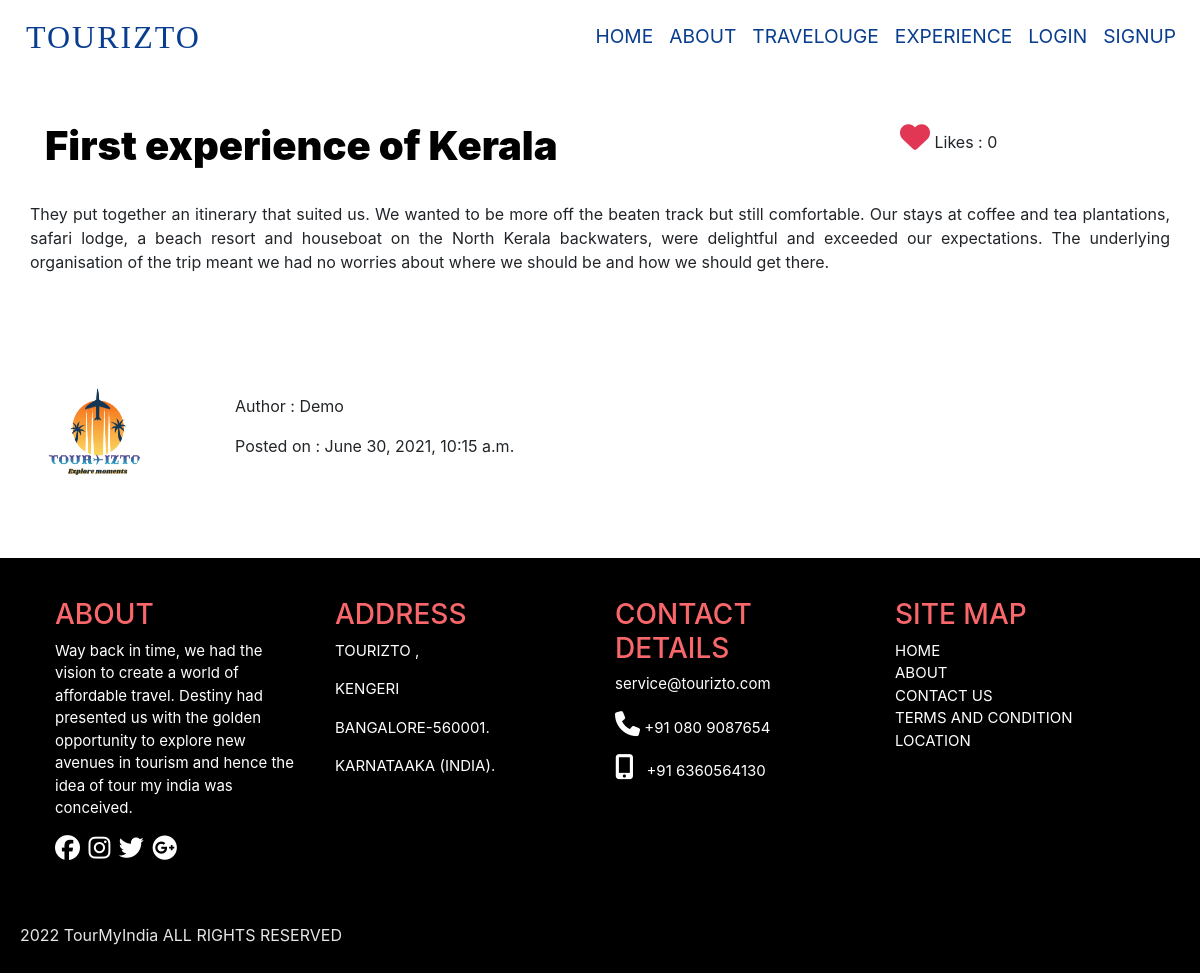
/Experience/Review/2/, run on the app's committed database.
### Review/models.py (models this page shows, shortened)
class Review(models.Model):
    title = models.CharField(max_length=200, unique=True)
    author = models.ForeignKey(User, on_delete=models.CASCADE)
    content = models.TextField()
    thumbnail = models.ImageField(upload_to='pics')
    likes = models.ManyToManyField(User, related_name='review_likes', blank=True)
    time_stamp = models.DateTimeField(auto_now_add=True, auto_now=False)
    class Meta:
        ordering = ['-time_stamp']

### Accounts/models.py (models this page shows, shortened)
class Profile(models.Model):
    user = models.OneToOneField(User, on_delete=models.CASCADE)
    image = models.ImageField(upload_to='pics', default='default.jpg')

### Review/views.py (the view)
# urls.py: path('Review/<str:id>/', views.view_review, name='view_review'),
def view_review(request, id):
    review = Review.objects.get(id=id)
    content = review.content.split('#')
    context = {'review':review,'content':content,'title':'Review'}
    return render(request, 'view_review.html', context)

### templates/view_review.html (shortened to what this page needs)
{% extends 'layout.html' %}
{% load static %}
{% block csscontent %}
    <link rel="stylesheet" type="text/css" href="{% static 'css/blog.css' %}">
{% endblock %}
{% block content %}
<br>
<br>
<div class="container">
    <div class="row">
        <div class="col-md-9">
            <h1 class="text1">
                {{review.title}}
            </h1>
        </div>
        <div class="col-md-3">
        {% if request.user.is_authenticated %}
        {% if request.user in review.likes.all %}
        <div class="row">
            <a type="button" href="like/" style="padding:0%; margin: 0;" ><i class="fa fa-heart" style="font-size: 30; color:rgb(226, 55, 84);"></i></a> <h4> &nbsp;&nbsp; : {{review.likes.count}}</h4>
        </div>
        {% else %}
        <div class="row">
            <a type="button" href="like/" style="padding:0%; margin: 0; text-shadow: 0 0 5px rgb(226, 55, 84);"><i class="fa fa-heart" style="font-size: 30;
            -webkit-text-fill-color: white;
            -webkit-text-stroke-width: 2px;
            -webkit-text-stroke-color:rgb(226, 56, 84);"></i></a> <h4> &nbsp;&nbsp; : {{review.likes.count}}</h4>
        </div>
        {% endif %}
        {% else %}
            <p><i class="fa fa-heart" style="font-size: 30; color:rgb(226, 55, 84);"></i> Likes : {{review.likes.count}}</p>
        {% endif %}
        </div>
    </div>
    <br>
    <div class="row" style="text-align: justify;">
        {% for c in content %}
        <p>{{c}}</p>
        {% endfor %}
    </div>
    <br>
    <br>
    <br>
    <br>
    <div class="row">
        <div class="col-md-2">
            <img class="rounded-circle article-img" src={{review.author.profile.image.url}} style="width: 100px; height: 100px; ">
        </div>
        <div class="col-md-10 my-2">
            <p>Author : {{review.author}}</p>
            <p class="date">Posted on : {{review.time_stamp}}</p>
        </div>
    </div>
    <br>
    <br>
</div>
<br>
{% endblock %}

### static/css/layout.css (style rules this page uses)
* { padding:0; margin: 0; }
i { font-size: 25px; }

### static/css/blog.css (style rules this page uses)
body { font-size:1.1rem; font-style: 'Rambla', sans-serif;; }
.text1 { color: black; text-shadow: aliceblue; font-weight: 900; }

### data on the page
Review: title "First experience of Kerala", likes.count "0", content "They put together an itinerary that suited us. We wanted to be more off the beaten track but still comfortable. Our stays at coffee and tea plantations, safari lodge, a beach resort and houseboat on the North Kerala backwaters, were delightful and exceeded our expectations. The underlying organisation of the trip meant we had no worries about where we should be and how we should get there.", author.profile.image (picture), author "Demo", time_stamp "June 30, 2021, 10:15 a.m."
